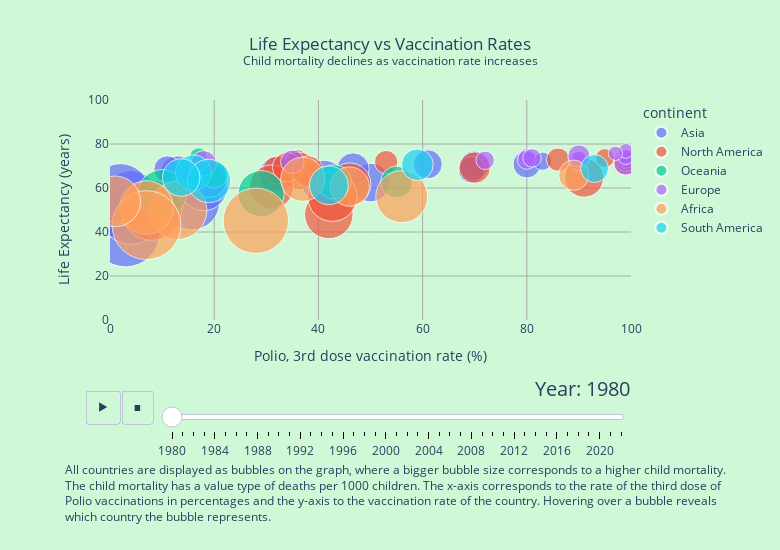

Notebook code cell kept with this figure:
### Markdown cell above
### Vaccination rate

To decrease mortality by common diseases even further, we can also look at vaccination rates across different countries, and compare those to life expectancy. Vaccination plays an essential role in preventing infectious diseases. It leads to a healthier population and reduces healthcare costs by preventing diseases rather than treating them. Vaccination rates often depend on government initiatives and investment in public health services. To analyze the trend of vaccination rate and life expectancy, we can plot the data into a bubble chart.

### Code cell
%run vaccination_bubble_plot.ipynb

### Figure 1 — Plotly figure (JSON) as saved in the notebook; plotly's stock layout.template omitted (floating-point values rounded to 4 significant figures)
{"data": [{"customdata": [["Afghanistan", "Asia", 164], ["Bahrain", "Asia", 27], ["Bangladesh", "Asia", 137.9], ["Bhutan", "Asia", 131.6], ["India", "Asia", 108.9], ["Iraq", "Asia", 54.3], ["Japan", "Asia", 7.4], ["Jordan", "Asia", 43.1], ["Kuwait", "Asia", 29.5], ["Malaysia", "Asia", 25.3], ["Maldives", "Asia", 103.9], ["Myanmar", "Asia", 97.3], ["Nepal", "Asia", 139.2], ["Oman", "Asia", 79.1], ["Pakistan", "Asia", 124.5], ["Philippines", "Asia", 52.6], ["Qatar", "Asia", 29.6], ["Saudi Arabia", "Asia", 67.6], ["Singapore", "Asia", 11.9], ["Sri Lanka", "Asia", 36.8], ["Syrian Arab Republic", "Asia", 46.4], ["Thailand", "Asia", 47], ["United Arab Emirates", "Asia", 25.6]], "hovertemplate": "<b>%{customdata[0]}</b><br><b>%{customdata[1]}</b><br><br>Vaccination Rate: %{x}%<br>Life Expectancy: %{y} years<br>Child Mortality per 1000: %{customdata[2]}<br><extra></extra>", "hovertext": ["Afghanistan", "Bahrain", "Bangladesh", "Bhutan", "India", "Iraq", "Japan", "Jordan", "Kuwait", "Malaysia", "Maldives", "Myanmar", "Nepal", "Oman", "Pakistan", "Philippines", "Qatar", "Saudi Arabia", "Singapore", "Sri Lanka", "Syrian Arab Republic", "Thailand", "United Arab Emirates"], "ids": ["Afghanistan", "Bahrain", "Bangladesh", "Bhutan", "India", "Iraq", "Japan", "Jordan", "Kuwait", "Malaysia", "Maldives", "Myanmar", "Nepal", "Oman", "Pakistan", "Philippines", "Qatar", "Saudi Arabia", "Singapore", "Sri Lanka", "Syrian Arab Republic", "Thailand", "United Arab Emirates"], "legendgroup": "Asia", "marker": {"color": "#636efa", "size": [164, 27, 137.9, 131.6, 108.9, 54.3, 7.4, 43.1, 29.5, 25.3, 103.9, 97.3, 139.2, 79.1, 124.5, 52.6, 29.6, 67.6, 11.9, 36.8, 46.4, 47, 25.6], "sizemode": "area", "sizeref": 0.07071, "symbol": "circle"}, "mode": "markers", "name": "Asia", "orientation": "v", "showlegend": true, "type": "scatter", "x": [3, 80, 0, 4, 15.73, 16, null, 32, 70, 69.4, 4, null, null, 18, 2, 50, 61, 41, 83, 46.67, 13, 19, 11], "xaxis": "x", "y": [39.62, 70.83, 51.85, 48.22, 53.61, 61.5, 75.99, 66.26, 70.34, 68.25, 55.62, 54.36, 47.89, 60.45, 57.61, 62.5, 70.8, 62.7, 72.19, 68.66, 66.35, 64.01, 68.53], "yaxis": "y"}, {"customdata": [["Antigua and Barbuda", "North America", 12.5], ["Barbados", "North America", 23.5], ["Belize", "North America", 49.6], ["Costa Rica", "North America", 19.2], ["Cuba", "North America", 18], ["Dominica", "North America", 19.3], ["Dominican Republic", "North America", 63.6], ["El Salvador", "North America", 83.2], ["Grenada", "North America", 27.5], ["Guatemala", "North America", 86], ["Haiti", "North America", 128.4], ["Honduras", "North America", 68.7], ["Jamaica", "North America", 30.8], ["Mexico", "North America", 53.9], ["Panama", "North America", 34.9], ["Trinidad and Tobago", "North America", 34.2], ["United States", "North America", 12.6]], "hovertemplate": "<b>%{customdata[0]}</b><br><b>%{customdata[1]}</b><br><br>Vaccination Rate: %{x}%<br>Life Expectancy: %{y} years<br>Child Mortality per 1000: %{customdata[2]}<br><extra></extra>", "hovertext": ["Antigua and Barbuda", "Barbados", "Belize", "Costa Rica", "Cuba", "Dominica", "Dominican Republic", "El Salvador", "Grenada", "Guatemala", "Haiti", "Honduras", "Jamaica", "Mexico", "Panama", "Trinidad and Tobago", "United States"], "ids": ["Antigua and Barbuda", "Barbados", "Belize", "Costa Rica", "Cuba", "Dominica", "Dominican Republic", "El Salvador", "Grenada", "Guatemala", "Haiti", "Honduras", "Jamaica", "Mexico", "Panama", "Trinidad and Tobago", "United States"], "legendgroup": "North America", "marker": {"color": "#EF553B", "size": [12.5, 23.5, 49.6, 19.2, 18, 19.3, 63.6, 83.2, 27.5, 86, 128.4, 68.7, 30.8, 53.9, 34.9, 34.2, 12.6], "sizemode": "area", "sizeref": 0.07071, "symbol": "circle"}, "mode": "markers", "name": "North America", "orientation": "v", "showlegend": true, "type": "scatter", "x": [36, 99, 36.33, 86, 99, 53, 46, 42, 32, 42.67, 8, 31, 34, 91, 70, 38, 95], "xaxis": "x", "y": [73.18, 71.92, 67.76, 72.9, 72.75, 71.78, 61.75, 47.98, 68.14, 56.02, 49.9, 60.48, 69.44, 64.7, 69.25, 67.57, 73.61], "yaxis": "y"}, {"customdata": [["Australia", "Oceania", 10.8], ["Fiji", "Oceania", 35.8], ["Kiribati", "Oceania", 83.9], ["New Zealand", "Oceania", 12.8], ["Papua New Guinea", "Oceania", 75.3], ["Solomon Islands", "Oceania", 41.3], ["Tonga", "Oceania", 24.8]], "hovertemplate": "<b>%{customdata[0]}</b><br><b>%{customdata[1]}</b><br><br>Vaccination Rate: %{x}%<br>Life Expectancy: %{y} years<br>Child Mortality per 1000: %{customdata[2]}<br><extra></extra>", "hovertext": ["Australia", "Fiji", "Kiribati", "New Zealand", "Papua New Guinea", "Solomon Islands", "Tonga"], "ids": ["Australia", "Fiji", "Kiribati", "New Zealand", "Papua New Guinea", "Solomon Islands", "Tonga"], "legendgroup": "Oceania", "marker": {"color": "#00cc96", "size": [10.8, 35.8, 83.9, 12.8, 75.3, 41.3, 24.8], "sizemode": "area", "sizeref": 0.07071, "symbol": "circle"}, "mode": "markers", "name": "Oceania", "orientation": "v", "showlegend": true, "type": "scatter", "x": [17, 55, 10, null, 29, 43, 20], "xaxis": "x", "y": [74.33, 62.73, 57.29, 72.83, 57.44, 62.8, 65.96], "yaxis": "y"}, {"customdata": [["Austria", "Europe", 13.9], ["Belgium", "Europe", 12.2], ["Bulgaria", "Europe", 19.7], ["Cyprus", "Europe", 19.7], ["Denmark", "Europe", 8.2], ["Finland", "Europe", 7.1], ["France", "Europe", 10.1], ["Germany", "Europe", 12.6], ["Greece", "Europe", 17.4], ["Iceland", "Europe", 7.7], ["Ireland", "Europe", 12], ["Portugal", "Europe", 22.8], ["Sweden", "Europe", 7.1], ["United Kingdom", "Europe", 12.1]], "hovertemplate": "<b>%{customdata[0]}</b><br><b>%{customdata[1]}</b><br><br>Vaccination Rate: %{x}%<br>Life Expectancy: %{y} years<br>Child Mortality per 1000: %{customdata[2]}<br><extra></extra>", "hovertext": ["Austria", "Belgium", "Bulgaria", "Cyprus", "Denmark", "Finland", "France", "Germany", "Greece", "Iceland", "Ireland", "Portugal", "Sweden", "United Kingdom"], "ids": ["Austria", "Belgium", "Bulgaria", "Cyprus", "Denmark", "Finland", "France", "Germany", "Greece", "Iceland", "Ireland", "Portugal", "Sweden", "United Kingdom"], "legendgroup": "Europe", "marker": {"color": "#ab63fa", "size": [13.9, 12.2, 19.7, 19.7, 8.2, 7.1, 10.1, 12.6, 17.4, 7.7, 12, 22.8, 7.1, 12.1], "sizemode": "area", "sizeref": 0.07071, "symbol": "circle"}, "mode": "markers", "name": "Europe", "orientation": "v", "showlegend": true, "type": "scatter", "x": [90, 99, 99, 35, 99, 90, 80, 80, 90, 99, 72, 18, 97, 81], "xaxis": "x", "y": [72.46, 73.21, 71.16, 71.95, 74.1, 73.44, 74.05, 72.8, 74.55, 76.85, 72.6, 71.21, 75.74, 73.68], "yaxis": "y"}, {"customdata": [["Botswana", "Africa", 54.6], ["Central African Republic", "Africa", 120.6], ["Eswatini", "Africa", 80.5], ["Ghana", "Africa", 101.5], ["Lesotho", "Africa", 95.6], ["Madagascar", "Africa", 103.7], ["Malawi", "Africa", 151.6], ["Mauritius", "Africa", 32.3], ["Sierra Leone", "Africa", 167.6], ["Sudan", "Africa", 90.7], ["Tunisia", "Africa", 68.9]], "hovertemplate": "<b>%{customdata[0]}</b><br><b>%{customdata[1]}</b><br><br>Vaccination Rate: %{x}%<br>Life Expectancy: %{y} years<br>Child Mortality per 1000: %{customdata[2]}<br><extra></extra>", "hovertext": ["Botswana", "Central African Republic", "Eswatini", "Ghana", "Lesotho", "Madagascar", "Malawi", "Mauritius", "Sierra Leone", "Sudan", "Tunisia"], "ids": ["Botswana", "Central African Republic", "Eswatini", "Ghana", "Lesotho", "Madagascar", "Malawi", "Mauritius", "Sierra Leone", "Sudan", "Tunisia"], "legendgroup": "Africa", "marker": {"color": "#FFA15A", "size": [54.6, 120.6, 80.5, 101.5, 95.6, 103.7, 151.6, 32.3, 167.6, 90.7, 68.9], "sizemode": "area", "sizeref": 0.07071, "symbol": "circle"}, "mode": "markers", "name": "Africa", "orientation": "v", "showlegend": true, "type": "scatter", "x": [46, 13, null, 7, 56, null, 28, 89, 7, 1, 37], "xaxis": "x", "y": [60.65, 49.89, 57.85, 51.12, 56.06, 49.82, 45.09, 65.82, 43.13, 53.93, 63.98], "yaxis": "y"}, {"customdata": [["Chile", "South America", 27.6], ["Colombia", "South America", 45.2], ["Ecuador", "South America", 66.3], ["Guyana", "South America", 53.2], ["Paraguay", "South America", 49.7], ["Uruguay", "South America", 35.3]], "hovertemplate": "<b>%{customdata[0]}</b><br><b>%{customdata[1]}</b><br><br>Vaccination Rate: %{x}%<br>Life Expectancy: %{y} years<br>Child Mortality per 1000: %{customdata[2]}<br><extra></extra>", "hovertext": ["Chile", "Colombia", "Ecuador", "Guyana", "Paraguay", "Uruguay"], "ids": ["Chile", "Colombia", "Ecuador", "Guyana", "Paraguay", "Uruguay"], "legendgroup": "South America", "marker": {"color": "#19d3f3", "size": [27.6, 45.2, 66.3, 53.2, 49.7, 35.3], "sizemode": "area", "sizeref": 0.07071, "symbol": "circle"}, "mode": "markers", "name": "South America", "orientation": "v", "showlegend": true, "type": "scatter", "x": [93, 16, 19, 42, 13.67, 59], "xaxis": "x", "y": [68.84, 66.87, 63.19, 61.23, 64.75, 70.58], "yaxis": "y"}], "layout": {"annotations": [{"align": "left", "font": {"size": 12}, "showarrow": false, "text": "All countries are displayed as bubbles on the graph, where a bigger bubble size corresponds to a higher child mortality.<br>The child mortality has a value type of deaths per 1000 children. The x-axis corresponds to the rate of the third dose of<br>Polio vaccinations in percentages and the y-axis to the vaccination rate of the country. Hovering over a bubble reveals<br>which country the bubble represents.", "x": -0.09, "xanchor": "left", "xref": "paper", "y": -0.94, "yanchor": "bottom", "yref": "paper"}], "height": 550, "hovermode": "closest", "legend": {"itemsizing": "constant", "title": {"text": "continent"}, "tracegroupgap": 0}, "margin": {"b": 230, "l": 110, "r": 130, "t": 100}, "paper_bgcolor": "#cff8d6", "plot_bgcolor": "#cff8d6", "showlegend": true, "sliders": [{"active": 0, "bgcolor": "#fff", "currentvalue": {"font": {"size": 20}, "prefix": "Year: ", "visible": true, "xanchor": "right"}, "len": 0.9, "pad": {"b": 10, "t": 50}, "steps": [{"args": [[1980], {"frame": {"duration": 300, "redraw": true}, "mode": "immediate"}], "label": "1980", "method": "animate"}, {"args": [[1981], {"frame": {"duration": 300, "redraw": true}, "mode": "immediate"}], "label": "1981", "method": "animate"}, {"args": [[1982], {"frame": {"duration": 300, "redraw": true}, "mode": "immediate"}], "label": "1982", "method": "animate"}, {"args": [[1983], {"frame": {"duration": 300, "redraw": true}, "mode": "immediate"}], "label": "1983", "method": "animate"}, {"args": [[1984], {"frame": {"duration": 300, "redraw": true}, "mode": "immediate"}], "label": "1984", "method": "animate"}, {"args": [[1985], {"frame": {"duration": 300, "redraw": true}, "mode": "immediate"}], "label": "1985", "method": "animate"}, {"args": [[1986], {"frame": {"duration": 300, "redraw": true}, "mode": "immediate"}], "label": "1986", "method": "animate"}, {"args": [[1987], {"frame": {"duration": 300, "redraw": true}, "mode": "immediate"}], "label": "1987", "method": "animate"}, {"args": [[1988], {"frame": {"duration": 300, "redraw": true}, "mode": "immediate"}], "label": "1988", "method": "animate"}, {"args": [[1989], {"frame": {"duration": 300, "redraw": true}, "mode": "immediate"}], "label": "1989", "method": "animate"}, {"args": [[1990], {"frame": {"duration": 300, "redraw": true}, "mode": "immediate"}], "label": "1990", "method": "animate"}, {"args": [[1991], {"frame": {"duration": 300, "redraw": true}, "mode": "immediate"}], "label": "1991", "method": "animate"}, {"args": [[1992], {"frame": {"duration": 300, "redraw": true}, "mode": "immediate"}], "label": "1992", "method": "animate"}, {"args": [[1993], {"frame": {"duration": 300, "redraw": true}, "mode": "immediate"}], "label": "1993", "method": "animate"}, {"args": [[1994], {"frame": {"duration": 300, "redraw": true}, "mode": "immediate"}], "label": "1994", "method": "animate"}, {"args": [[1995], {"frame": {"duration": 300, "redraw": true}, "mode": "immediate"}], "label": "1995", "method": "animate"}, {"args": [[1996], {"frame": {"duration": 300, "redraw": true}, "mode": "immediate"}], "label": "1996", "method": "animate"}, {"args": [[1997], {"frame": {"duration": 300, "redraw": true}, "mode": "immediate"}], "label": "1997", "method": "animate"}, {"args": [[1998], {"frame": {"duration": 300, "redraw": true}, "mode": "immediate"}], "label": "1998", "method": "animate"}, {"args": [[1999], {"frame": {"duration": 300, "redraw": true}, "mode": "immediate"}], "label": "1999", "method": "animate"}, {"args": [[2000], {"frame": {"duration": 300, "redraw": true}, "mode": "immediate"}], "label": "2000", "method": "animate"}, {"args": [[2001], {"frame": {"duration": 300, "redraw": true}, "mode": "immediate"}], "label": "2001", "method": "animate"}, {"args": [[2002], {"frame": {"duration": 300, "redraw": true}, "mode": "immediate"}], "label": "2002", "method": "animate"}, {"args": [[2003], {"frame": {"duration": 300, "redraw": true}, "mode": "immediate"}], "label": "2003", "method": "animate"}, {"args": [[2004], {"frame": {"duration": 300, "redraw": true}, "mode": "immediate"}], "label": "2004", "method": "animate"}, {"args": [[2005], {"frame": {"duration": 300, "redraw": true}, "mode": "immediate"}], "label": "2005", "method": "animate"}, {"args": [[2006], {"frame": {"duration": 300, "redraw": true}, "mode": "immediate"}], "label": "2006", "method": "animate"}, {"args": [[2007], {"frame": {"duration": 300, "redraw": true}, "mode": "immediate"}], "label": "2007", "method": "animate"}, {"args": [[2008], {"frame": {"duration": 300, "redraw": true}, "mode": "immediate"}], "label": "2008", "method": "animate"}, {"args": [[2009], {"frame": {"duration": 300, "redraw": true}, "mode": "immediate"}], "label": "2009", "method": "animate"}, {"args": [[2010], {"frame": {"duration": 300, "redraw": true}, "mode": "immediate"}], "label": "2010", "method": "animate"}, {"args": [[2011], {"frame": {"duration": 300, "redraw": true}, "mode": "immediate"}], "label": "2011", "method": "animate"}, {"args": [[2012], {"frame": {"duration": 300, "redraw": true}, "mode": "immediate"}], "label": "2012", "method": "animate"}, {"args": [[2013], {"frame": {"duration": 300, "redraw": true}, "mode": "immediate"}], "label": "2013", "method": "animate"}, {"args": [[2014], {"frame": {"duration": 300, "redraw": true}, "mode": "immediate"}], "label": "2014", "method": "animate"}, {"args": [[2015], {"frame": {"duration": 300, "redraw": true}, "mode": "immediate"}], "label": "2015", "method": "animate"}, {"args": [[2016], {"frame": {"duration": 300, "redraw": true}, "mode": "immediate"}], "label": "2016", "method": "animate"}, {"args": [[2017], {"frame": {"duration": 300, "redraw": true}, "mode": "immediate"}], "label": "2017", "method": "animate"}, {"args": [[2018], {"frame": {"duration": 300, "redraw": true}, "mode": "immediate"}], "label": "2018", "method": "animate"}, {"args": [[2019], {"frame": {"duration": 300, "redraw": true}, "mode": "immediate"}], "label": "2019", "method": "animate"}, {"args": [[2020], {"frame": {"duration": 300, "redraw": true}, "mode": "immediate"}], "label": "2020", "method": "animate"}, {"args": [[2021], {"frame": {"duration": 300, "redraw": true}, "mode": "immediate"}], "label": "2021", "method": "animate"}, {"args": [[2022], {"frame": {"duration": 300, "redraw": true}, "mode": "immediate"}], "label": "2022", "method": "animate"}], "tickcolor": "#000", "transition": {"duration": 300}, "x": 0.1, "xanchor": "left", "y": 0, "yanchor": "top"}], "title": {"text": "Life Expectancy vs Vaccination Rates<br><sup>Child mortality declines as vaccination rate increases</sup>", "x": 0.5}, "updatemenus": [{"buttons": [{"args": [null, {"frame": {"duration": 500, "redraw": false}, "fromcurrent": true, "mode": "immediate", "transition": {"duration": 500, "easing": "linear"}}], "label": "&#9654;", "method": "animate"}, {"args": [[null], {"frame": {"duration": 0, "redraw": false}, "fromcurrent": true, "mode": "immediate", "transition": {"duration": 0, "easing": "linear"}}], "label": "&#9724;", "method": "animate"}], "direction": "left", "pad": {"r": 10, "t": 70}, "showactive": false, "type": "buttons", "x": 0.1, "xanchor": "right", "y": 0, "yanchor": "top"}], "width": 780, "xaxis": {"anchor": "y", "domain": [0, 1], "gridcolor": "darkgrey", "gridwidth": 1, "range": [0, 100], "title": {"text": "Polio, 3rd dose vaccination rate (%)"}, "zeroline": false}, "yaxis": {"anchor": "x", "domain": [0, 1], "gridcolor": "darkgrey", "gridwidth": 1, "range": [0, 100], "title": {"text": "Life Expectancy (years)"}, "zeroline": false}}}
